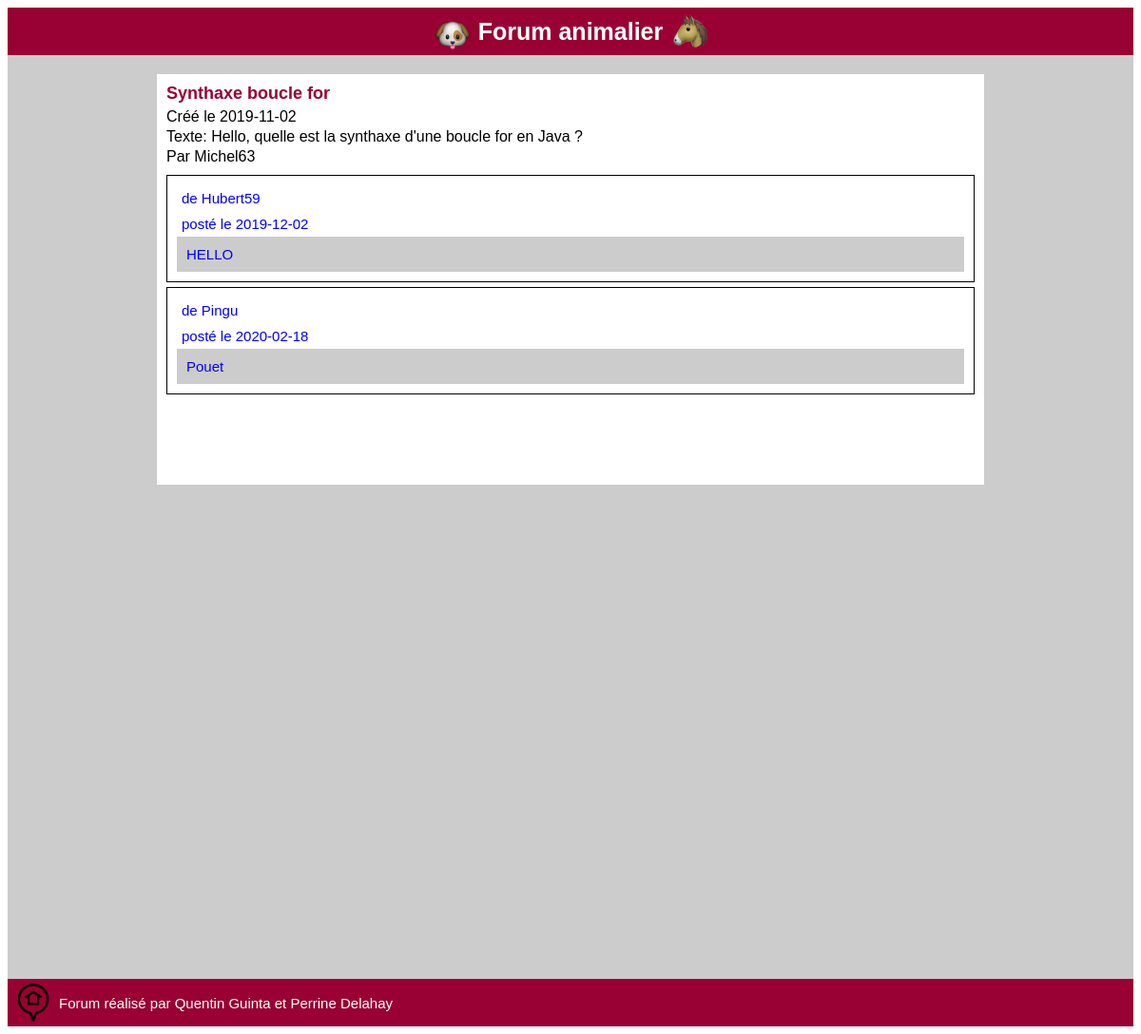
The app's page /sujet3.php, older data.
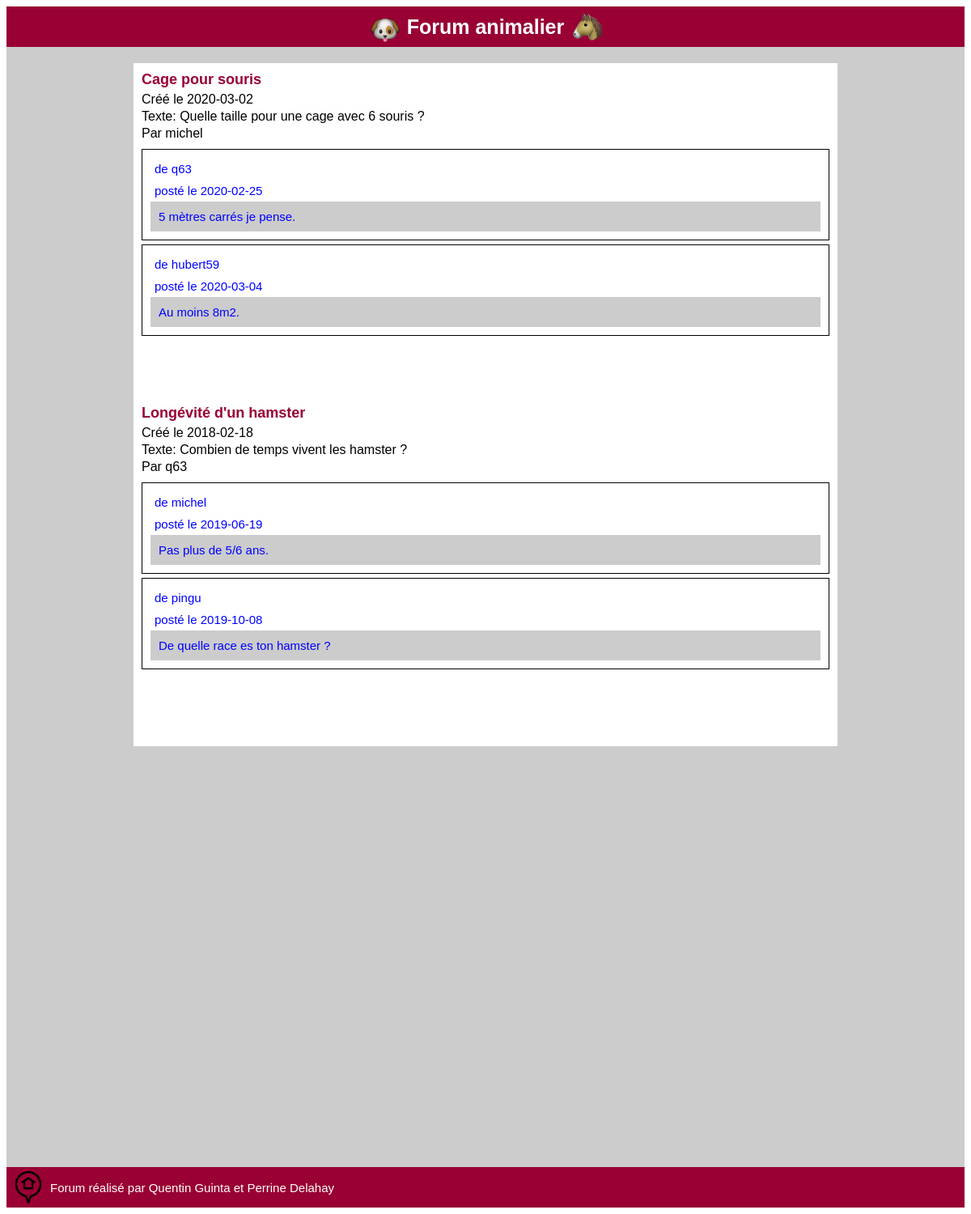
The same page, newer data.
### tables this page shows
CREATE TABLE IF NOT EXISTS Discussion(
idDiscussion INT AUTO_INCREMENT,
titreDiscussion VARCHAR(64),
texteDiscussion TEXT,
dateDiscussion DATE,
isClosed TINYINT,
idCategorie INT,
idUser INT,
PRIMARY KEY(idDiscussion));

CREATE TABLE IF NOT EXISTS Utilisateur(
idUser INT AUTO_INCREMENT,  
pseudo VARCHAR(64),  
email VARCHAR(64),
cheminAvatar VARCHAR(64), 
password VARCHAR(64),
isAdmin TINYINT,
isConnected TINYINT,
PRIMARY KEY(idUser));

CREATE TABLE IF NOT EXISTS Message(
idMessage INT AUTO_INCREMENT,
texteMessage TEXT,
dateMessage DATE,
idUser INT,
idDiscussion INT,
PRIMARY KEY(idMessage));

### dataManagers/CategorieManager.php (called while the page is built, shortened)
<?php
    include_once("C:/UwAmp/www/PPE01-Le-Forum/PHP Perrine/dataManagers/DiscussionManager.php");
    class CategorieManager
    {
        public static function getDiscussions($idCategorie)
        {
            $tabDiscussions = array();
            $connex = DatabaseLinker::getConnexion();
            $state = $connex->prepare("SELECT idDiscussion FROM Discussion WHERE idCategorie=? ORDER BY dateDiscussion DESC");
            $state->bindParam(1, $idCategorie);
            $state->execute();
            $resultats = $state->fetchAll();
            foreach($resultats as $result)
            {
                $discussion = DiscussionManager::findDiscussion($result["idDiscussion"]);
                $tabDiscussions[] = $discussion;
            }
            return $tabDiscussions;
        }
    }
?>

### dataManagers/DiscussionManager.php (called while the page is built, shortened)
<?php
    include_once("C:/UwAmp/www/PPE01-Le-Forum/PHP Perrine/data/Discussion.php");
    include_once("MessageManager.php");
    class DiscussionManager
    {
        public static function findDiscussion($idDiscussion)
        {
            $discussion = null;
            $connex = DatabaseLinker::getConnexion();
            $state = $connex->prepare("SELECT * FROM Discussion WHERE idDiscussion=?");
            $state->bindParam(1, $idDiscussion);
            $state->execute();
            $resultats = $state->fetchAll();
            if(sizeof($resultats)>0)
            {
                $result = $resultats[0];
                $discussion = new Discussion();
                $discussion->setIdDiscussion($idDiscussion);
                $discussion->setTitreDiscussion($result["titreDiscussion"]);
                $discussion->setTexteDiscussion($result["texteDiscussion"]);
                $discussion->setDateDiscussion($result["dateDiscussion"]);
                $discussion->setIsClosed($result["isClosed"]);
                $discussion->setIdCategorie($result["idCategorie"]);
                $discussion->setIdUser($result["idUser"]);
            }
            return $discussion;
        }
        public static function getMessages($idDiscussion)
        {
            $tabMessages = array();
            $connex = DatabaseLinker::getConnexion();
            $state = $connex->prepare("SELECT idMessage FROM Message WHERE idDiscussion=? ORDER BY dateMessage");
            $state->bindParam(1, $idDiscussion);
            $state->execute();
            $resultats = $state->fetchAll();
            foreach($resultats as $result)
            {
                $message = MessageManager::findMessage($result["idMessage"]);
                $tabMessages[] = $message;
            }
            return $tabMessages;
        }
    }
?>

### data/Discussion.php (called while the page is built, shortened)
<?php
    class Discussion
    {
        private $titreDiscussion;
        private $texteDiscussion;
        private $dateDiscussion;
        function getTitreDiscussion()
        {
            return $this->titreDiscussion;
        }
        function getTexteDiscussion()
        {
            return $this->texteDiscussion;
        }
        function getDateDiscussion()
        {
            return $this->dateDiscussion;
        }
        function setTitreDiscussion($titreDiscussion)
        {
            $this->titreDiscussion = $titreDiscussion;
        }
        function setTexteDiscussion($texteDiscussion)
        {
            $this->texteDiscussion = $texteDiscussion;
        }
        function setDateDiscussion($dateDiscussion)
        {
            $this->dateDiscussion = $dateDiscussion;
        }
    }
?>

### dataManagers/UtilisateurManager.php (called while the page is built, shortened)
<?php
    include_once("C:/UwAmp/www/PPE01-Le-Forum/PHP Perrine/data/Utilisateur.php");
    class UtilisateurManager
    {
        public static function findUserWithId($idUser)
        {
            $connex = DatabaseLinker::getConnexion();
            $user=null;
            $state=$connex->prepare("SELECT * FROM Utilisateur WHERE idUser=?");
            $state->bindParam(1,$idUser);
            $state->execute();
            $resultatsUsers=$state->fetchAll();
            if(!empty($resultatsUsers))
            {
                $resultUser=$resultatsUsers[0];
                $user = new Utilisateur();
                $user->setIdUser($resultUser["idUser"]);
                $user->setPseudo($resultUser["pseudo"]);
                $user->setEmail($resultUser["email"]);
                $user->setCheminAvatar($resultUser["cheminAvatar"]);
                $user->setPassword($resultUser["password"]);
                $user->setIsAdmin($resultUser["isAdmin"]);
                $user->setIsConnected($resultUser["isConnected"]);
            }
            return $user;
        }
    }
?>

### data/Utilisateur.php (called while the page is built, shortened)
<?php
    class Utilisateur
    {
        private $pseudo;
        function getPseudo()
        {
            return $this->pseudo;
        }
        function setPseudo($pseudo)
        {
            $this->pseudo = $pseudo;
        }
    }

### dataManagers/MessageManager.php (called while the page is built, shortened)
<?php
    include_once("C:/UwAmp/www/PPE01-Le-Forum/PHP Perrine/data/Message.php");
    class MessageManager
    {
        public static function findMessage($idMessage)
        {
            $message = null;
            $connex = DatabaseLinker::getConnexion();
            $state = $connex->prepare("SELECT * FROM Message WHERE idMessage=?");
            $state->bindParam(1, $idMessage);
            $state->execute();
            $resultats = $state->fetchAll();
            if(sizeof($resultats)>0)
            {
                $result = $resultats[0];
                $message = new Message();
                $message->setIdMessage($idMessage);
                $message->setTexteMessage($result["texteMessage"]);
                $message->setDateMessage($result["dateMessage"]);
                $message->setIdUser($result["idUser"]);
                $message->setIdDiscussion($result["idDiscussion"]);
            }
            return $message;
        }
    }
?>

### data/Message.php (called while the page is built, shortened)
<?php
    class Message
    {
        private $texteMessage;
        private $dateMessage;
        function getTexteMessage()
        {
            return $this->texteMessage;
        }
        function setTexteMessage($texteMessage)
        {
            $this->texteMessage = $texteMessage;
        }
        function getDateMessage()
        {
            return $this->dateMessage;
        }
        function setDateMessage($dateMessage)
        {
            $this->dateMessage = $dateMessage;
        }
    }
?>

### sujet3.php (the view, shortened to what the changed rows need)
<?php
    include_once("include/header.php");
    include_once("data/Utilisateur.php");
    include_once("dataManagers/UtilisateurManager.php");
    include_once("dataManagers/DiscussionManager.php");
    include_once("dataManagers/MessageManager.php");
    include_once("dataManagers/CategorieManager.php");
?>
 <?php
    $tabDiscussions = CategorieManager::getDiscussions(3);
    foreach($tabDiscussions as $discussion)
    {
?>
        <div class="discussion-container">
<?php
        $user= UtilisateurManager::findUserWithId($discussion->getIdUser());
        $tabMessages = DiscussionManager::getMessages($discussion->getIdDiscussion());
?>
        <div class="discussion-titre"><?php echo $discussion->getTitreDiscussion(); ?></div>
        <div class="discussion-date"><?php echo "Créé le ".$discussion->getDateDiscussion(); ?></div>
        <div class="discussion-texte"><?php echo "Texte: ".$discussion->getTexteDiscussion(); ?></div>
        <div class="discussion-user"><?php echo "Par ".$user->getPseudo(); ?></div>
<?php
        foreach($tabMessages as $message)
        {
            $user= UtilisateurManager::findUserWithId($message->getIdUser())
?>
            <div class="message-container">
                <div class="message-user"><?php echo "de ".$user->getPseudo(); ?></div>
                <div class="message-date"><?php echo "posté le ".$message->getDateMessage(); ?></div>
                <div class="message-texte"><?php echo $message->getTexteMessage(); ?></div>
            </div>
<?php
        }
?>
        </div>
<?php
    }
    include("include/footer.php")
?>

Row changes from the older to the newer data that the page shows:
no longer on this page (row edited): discussion: titreDiscussion "Synthaxe boucle for", dateDiscussion "2019-11-02", texteDiscussion "Hello, quelle est la synthaxe d'une boucle for en Java ?", idUser.pseudo "Michel63"
no longer on this page (row edited): message: idUser.pseudo "Hubert59", dateMessage "2019-12-02", texteMessage "HELLO", shown under "Synthaxe boucle for"
no longer on this page (row edited): message: idUser.pseudo "Pingu", dateMessage "2020-02-18", texteMessage "Pouet", shown under "Synthaxe boucle for"
added discussion: titreDiscussion "Cage pour souris", dateDiscussion "2020-03-02", texteDiscussion "Quelle taille pour une cage avec 6 souris ?", idUser.pseudo "michel"
added message: idUser.pseudo "q63", dateMessage "2020-02-25", texteMessage "5 mètres carrés je pense.", shown under "Cage pour souris"
added message: idUser.pseudo "hubert59", dateMessage "2020-03-04", texteMessage "Au moins 8m2.", shown under "Cage pour souris"
added discussion: titreDiscussion "Longévité d'un hamster", dateDiscussion "2018-02-18", texteDiscussion "Combien de temps vivent les hamster ?", idUser.pseudo "q63"
added message: idUser.pseudo "michel", dateMessage "2019-06-19", texteMessage "Pas plus de 5/6 ans.", shown under "Longévité d'un hamster"
added message: idUser.pseudo "pingu", dateMessage "2019-10-08", texteMessage "De quelle race es ton hamster ?", shown under "Longévité d'un hamster"
